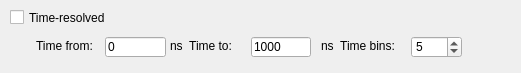
      <widget class="QWidget" name="tabTime">
       <attribute name="title">
        <string>Time</string>
       </attribute>
       <widget class="QCheckBox" name="cbTimeResolved">
        <property name="enabled">
         <bool>true</bool>
        </property>
        <property name="geometry">
         <rect>
          <x>10</x>
          <y>9</y>
          <width>140</width>
          <height>17</height>
         </rect>
        </property>
        <property name="text">
         <string>Time-resolved</string>
        </property>
        <property name="checked">
         <bool>false</bool>
        </property>
       </widget>
       <widget class="QFrame" name="fTime">
        <property name="geometry">
         <rect>
          <x>31</x>
          <y>33</y>
          <width>481</width>
          <height>31</height>
         </rect>
        </property>
        <property name="frameShape">
         <enum>QFrame::NoFrame</enum>
        </property>
        <property name="frameShadow">
         <enum>QFrame::Raised</enum>
        </property>
        <widget class="QSpinBox" name="sbTimeBins">
         <property name="geometry">
          <rect>
           <x>380</x>
           <y>3</y>
           <width>51</width>
           <height>22</height>
          </rect>
         </property>
         <property name="maximum">
          <number>100000</number>
         </property>
         <property name="value">
          <number>5</number>
         </property>
        </widget>
        <widget class="QLabel" name="label_5">
         <property name="geometry">
          <rect>
           <x>139</x>
           <y>5</y>
           <width>81</width>
           <height>16</height>
          </rect>
         </property>
         <property name="text">
          <string>ns  Time to:</string>
         </property>
        </widget>
        <widget class="QLabel" name="label_6">
         <property name="geometry">
          <rect>
           <x>290</x>
           <y>5</y>
           <width>81</width>
           <height>16</height>
          </rect>
         </property>
         <property name="text">
          <string>ns  Time bins:</string>
         </property>
        </widget>
        <widget class="QLabel" name="label_4">
         <property name="geometry">
          <rect>
           <x>5</x>
           <y>5</y>
           <width>67</width>
           <height>16</height>
          </rect>
         </property>
         <property name="text">
          <string>Time from:</string>
         </property>
        </widget>
        <widget class="QLineEdit" name="ledTimeFrom">
         <property name="geometry">
          <rect>
           <x>74</x>
           <y>4</y>
           <width>61</width>
           <height>20</height>
          </rect>
         </property>
         <property name="text">
          <string>0</string>
         </property>
        </widget>
        <widget class="QLineEdit" name="ledTimeTo">
         <property name="geometry">
          <rect>
           <x>220</x>
           <y>4</y>
           <width>60</width>
           <height>20</height>
          </rect>
         </property>
         <property name="text">
          <string>1000</string>
         </property>
        </widget>
        <zorder>label_5</zorder>
        <zorder>label_6</zorder>
        <zorder>label_4</zorder>
        <zorder>ledTimeTo</zorder>
        <zorder>ledTimeFrom</zorder>
        <zorder>sbTimeBins</zorder>
       </widget>
      </widget>
